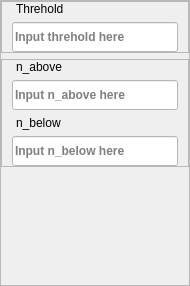
                                  <widget class="QWidget" name="page_5_activation">
                                   <property name="geometry">
                                    <rect>
                                     <x>0</x>
                                     <y>0</y>
                                     <width>190</width>
                                     <height>286</height>
                                    </rect>
                                   </property>
                                   <attribute name="label">
                                    <string>· Activation</string>
                                   </attribute>
                                   <layout class="QVBoxLayout" name="verticalLayout_52">
                                    <property name="spacing">
                                     <number>0</number>
                                    </property>
                                    <property name="leftMargin">
                                     <number>0</number>
                                    </property>
                                    <property name="topMargin">
                                     <number>0</number>
                                    </property>
                                    <property name="rightMargin">
                                     <number>0</number>
                                    </property>
                                    <property name="bottomMargin">
                                     <number>0</number>
                                    </property>
                                    <item>
                                     <widget class="QFrame" name="frame_20">
                                      <property name="styleSheet">
                                       <string notr="true">font-size:12px</string>
                                      </property>
                                      <property name="frameShape">
                                       <enum>QFrame::StyledPanel</enum>
                                      </property>
                                      <property name="frameShadow">
                                       <enum>QFrame::Raised</enum>
                                      </property>
                                      <layout class="QVBoxLayout" name="verticalLayout_53">
                                       <property name="spacing">
                                        <number>-1</number>
                                       </property>
                                       <property name="leftMargin">
                                        <number>0</number>
                                       </property>
                                       <property name="topMargin">
                                        <number>0</number>
                                       </property>
                                       <property name="rightMargin">
                                        <number>0</number>
                                       </property>
                                       <property name="bottomMargin">
                                        <number>0</number>
                                       </property>
                                       <item>
                                        <widget class="QFrame" name="frame_21">
                                         <property name="sizePolicy">
                                          <sizepolicy hsizetype="Preferred" vsizetype="Preferred">
                                           <horstretch>0</horstretch>
                                           <verstretch>0</verstretch>
                                          </sizepolicy>
                                         </property>
                                         <property name="frameShape">
                                          <enum>QFrame::StyledPanel</enum>
                                         </property>
                                         <property name="frameShadow">
                                          <enum>QFrame::Raised</enum>
                                         </property>
                                         <layout class="QVBoxLayout" name="verticalLayout_68">
                                          <property name="spacing">
                                           <number>-1</number>
                                          </property>
                                          <property name="leftMargin">
                                           <number>0</number>
                                          </property>
                                          <property name="topMargin">
                                           <number>0</number>
                                          </property>
                                          <property name="rightMargin">
                                           <number>0</number>
                                          </property>
                                          <property name="bottomMargin">
                                           <number>0</number>
                                          </property>
                                          <item>
                                           <widget class="QLabel" name="label_18">
                                            <property name="sizePolicy">
                                             <sizepolicy hsizetype="Preferred" vsizetype="Preferred">
                                              <horstretch>0</horstretch>
                                              <verstretch>0</verstretch>
                                             </sizepolicy>
                                            </property>
                                            <property name="styleSheet">
                                             <string notr="true">margin-left:11px;
font-size:12px;

font-weight:1;
</string>
                                            </property>
                                            <property name="text">
                                             <string>Threhold</string>
                                            </property>
                                           </widget>
                                          </item>
                                          <item>
                                           <widget class="QLineEdit" name="lineEdit_7">
                                            <property name="sizePolicy">
                                             <sizepolicy hsizetype="Preferred" vsizetype="Preferred">
                                              <horstretch>0</horstretch>
                                              <verstretch>0</verstretch>
                                             </sizepolicy>
                                            </property>
                                            <property name="minimumSize">
                                             <size>
                                              <width>0</width>
                                              <height>30</height>
                                             </size>
                                            </property>
                                            <property name="styleSheet">
                                             <string notr="true">background-color: rgb(255, 255, 255);
margin:0px 10px;
font-weight: bold;</string>
                                            </property>
                                            <property name="inputMask">
                                             <string/>
                                            </property>
                                            <property name="text">
                                             <string/>
                                            </property>
                                            <property name="maxLength">
                                             <number>16</number>
                                            </property>
                                            <property name="placeholderText">
                                             <string>Input threhold here</string>
                                            </property>
                                           </widget>
                                          </item>
                                         </layout>
                                        </widget>
                                       </item>
                                       <item>
                                        <widget class="QFrame" name="frame_33">
                                         <property name="sizePolicy">
                                          <sizepolicy hsizetype="Preferred" vsizetype="Preferred">
                                           <horstretch>0</horstretch>
                                           <verstretch>0</verstretch>
                                          </sizepolicy>
                                         </property>
                                         <property name="frameShape">
                                          <enum>QFrame::StyledPanel</enum>
                                         </property>
                                         <property name="frameShadow">
                                          <enum>QFrame::Raised</enum>
                                         </property>
                                         <layout class="QVBoxLayout" name="verticalLayout_69">
                                          <property name="spacing">
                                           <number>-1</number>
                                          </property>
                                          <property name="leftMargin">
                                           <number>0</number>
                                          </property>
                                          <property name="topMargin">
                                           <number>0</number>
                                          </property>
                                          <property name="rightMargin">
                                           <number>0</number>
                                          </property>
                                          <property name="bottomMargin">
                                           <number>0</number>
                                          </property>
                                          <item>
                                           <widget class="QLabel" name="label_19">
                                            <property name="sizePolicy">
                                             <sizepolicy hsizetype="Preferred" vsizetype="Preferred">
                                              <horstretch>0</horstretch>
                                              <verstretch>0</verstretch>
                                             </sizepolicy>
                                            </property>
                                            <property name="styleSheet">
                                             <string notr="true">margin-left:11px;
font-size:12px;

font-weight:1;
</string>
                                            </property>
                                            <property name="text">
                                             <string>n_above</string>
                                            </property>
                                           </widget>
                                          </item>
                                          <item>
                                           <widget class="QLineEdit" name="lineEdit_8">
                                            <property name="sizePolicy">
                                             <sizepolicy hsizetype="Preferred" vsizetype="Preferred">
                                              <horstretch>0</horstretch>
                                              <verstretch>0</verstretch>
                                             </sizepolicy>
                                            </property>
                                            <property name="minimumSize">
                                             <size>
                                              <width>0</width>
                                              <height>30</height>
                                             </size>
                                            </property>
                                            <property name="styleSheet">
                                             <string notr="true">background-color: rgb(255, 255, 255);
margin:0px 10px;
font-weight:bold;</string>
                                            </property>
                                            <property name="inputMask">
                                             <string/>
                                            </property>
                                            <property name="text">
                                             <string/>
                                            </property>
                                            <property name="maxLength">
                                             <number>16</number>
                                            </property>
                                            <property name="placeholderText">
                                             <string>Input n_above here</string>
                                            </property>
                                           </widget>
                                          </item>
                                          <item>
                                           <widget class="QLabel" name="label_20">
                                            <property name="sizePolicy">
                                             <sizepolicy hsizetype="Preferred" vsizetype="Preferred">
                                              <horstretch>0</horstretch>
                                              <verstretch>0</verstretch>
                                             </sizepolicy>
                                            </property>
                                            <property name="styleSheet">
                                             <string notr="true">margin-left:11px;
font-size:12px;

font-weight:1;
</string>
                                            </property>
                                            <property name="text">
                                             <string>n_below</string>
                                            </property>
                                           </widget>
                                          </item>
                                          <item>
                                           <widget class="QLineEdit" name="lineEdit_9">
                                            <property name="sizePolicy">
                                             <sizepolicy hsizetype="Preferred" vsizetype="Preferred">
                                              <horstretch>0</horstretch>
                                              <verstretch>0</verstretch>
                                             </sizepolicy>
                                            </property>
                                            <property name="minimumSize">
                                             <size>
                                              <width>0</width>
                                              <height>30</height>
                                             </size>
                                            </property>
                                            <property name="styleSheet">
                                             <string notr="true">background-color: rgb(255, 255, 255);
margin:0px 10px;
font-weight:bold;</string>
                                            </property>
                                            <property name="inputMask">
                                             <string/>
                                            </property>
                                            <property name="text">
                                             <string/>
                                            </property>
                                            <property name="maxLength">
                                             <number>16</number>
                                            </property>
                                            <property name="placeholderText">
                                             <string>Input n_below here</string>
                                            </property>
                                           </widget>
                                          </item>
                                         </layout>
                                        </widget>
                                       </item>
                                       <item>
                                        <spacer name="verticalSpacer_6">
                                         <property name="orientation">
                                          <enum>Qt::Vertical</enum>
                                         </property>
                                         <property name="sizeHint" stdset="0">
                                          <size>
                                           <width>20</width>
                                           <height>40</height>
                                          </size>
                                         </property>
                                        </spacer>
                                       </item>
                                      </layout>
                                     </widget>
                                    </item>
                                   </layout>
                                  </widget>
